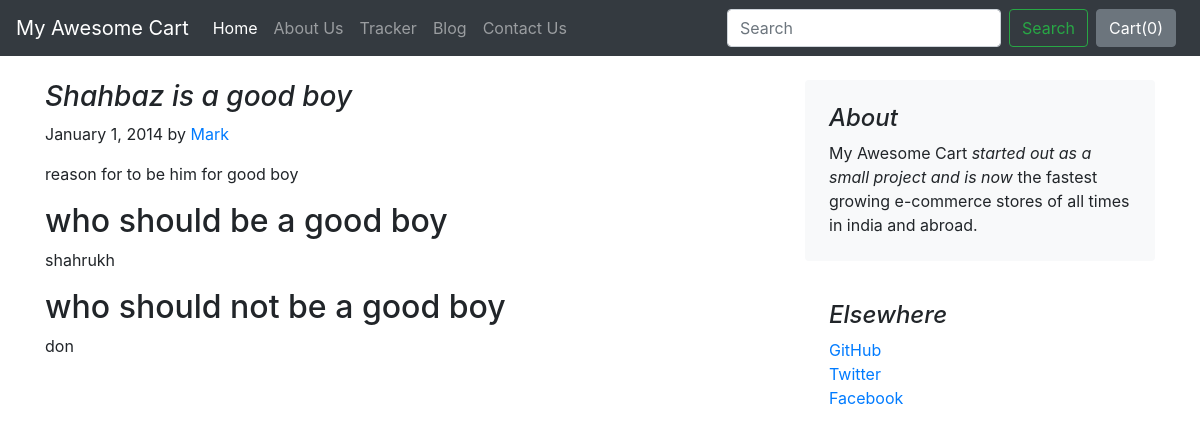
The page /blog/blogpost/1 on the database its author committed.
### blog/models.py (models this page shows)
class Blogpost(models.Model):
	post_id = models.AutoField(primary_key=True)
	title = models.CharField(max_length=50)
	head0 = models.CharField(max_length=500, default="")
	chead0 = RichTextField(blank=True,null=True)
	head1 = models.CharField(max_length=500, default="")
	chead1 =RichTextField(blank=True,null=True)
	head2 = models.CharField(max_length=500, default="")
	chead2 = RichTextField(blank=True,null=True)
	pub_date = models.DateField()
	thumbnail = models.ImageField(upload_to="shop/images", default="")
	def __str__(self):
		return self.title

### blog/views.py (the view)
# urls.py: path("blogpost/<int:id>",views.blogpost,name="blogpost")
def blogpost(request, id):
	post = Blogpost.objects.filter(post_id=id)[0]
	print(post)
	return render(request, "blog/blogpost.html",{'post':post})

### blog/templates/blog/blogpost.html (shortened to what this page needs)
{% extends 'blog/basic.html' %}
{% block body %}
<div class="container">
    <div class="row mt-4">
        <div class="col-md-8 blog-main">
            <h3 class="font-italic">
                {{post.title}}
            </h3>
            <div class="blog-post">
                <p class="blog-post-meta">January 1, 2014 by <a href="#">Mark</a></p>
                <p>{{post.chead0 | safe }}</p>
                <h2>{{post.head1}}</h2>
                <p>{{post.chead1 | safe }}</p>
                <h2>{{post.head2}}</h2>
                <p>{{post.chead2 | safe }}</p>
            </div>
        </div>
        <aside class="col-md-4 blog-sidebar">
            <div class="p-4 mb-3 bg-light rounded">
                <h4 class="font-italic">About</h4>
                <p class="mb-0">My Awesome Cart <em>started out as a small project and is now</em> the fastest growing e-commerce stores of all times in india and abroad.</p>
            </div>
            <div class="p-4">
                <h4 class="font-italic">Elsewhere</h4>
                <ol class="list-unstyled">
                    <li><a href="#">GitHub</a></li>
                    <li><a href="#">Twitter</a></li>
                    <li><a href="#">Facebook</a></li>
                </ol>
            </div>
        </aside>
    </div>
</div>
{% endblock %}

### rows shown on the page
Blogpost: title "Shahbaz is a good boy", chead0 "reason for to be him for good boy", head1 "who should be a good boy", chead1 "shahrukh", head2 "who should not be a good boy", chead2 "don"
